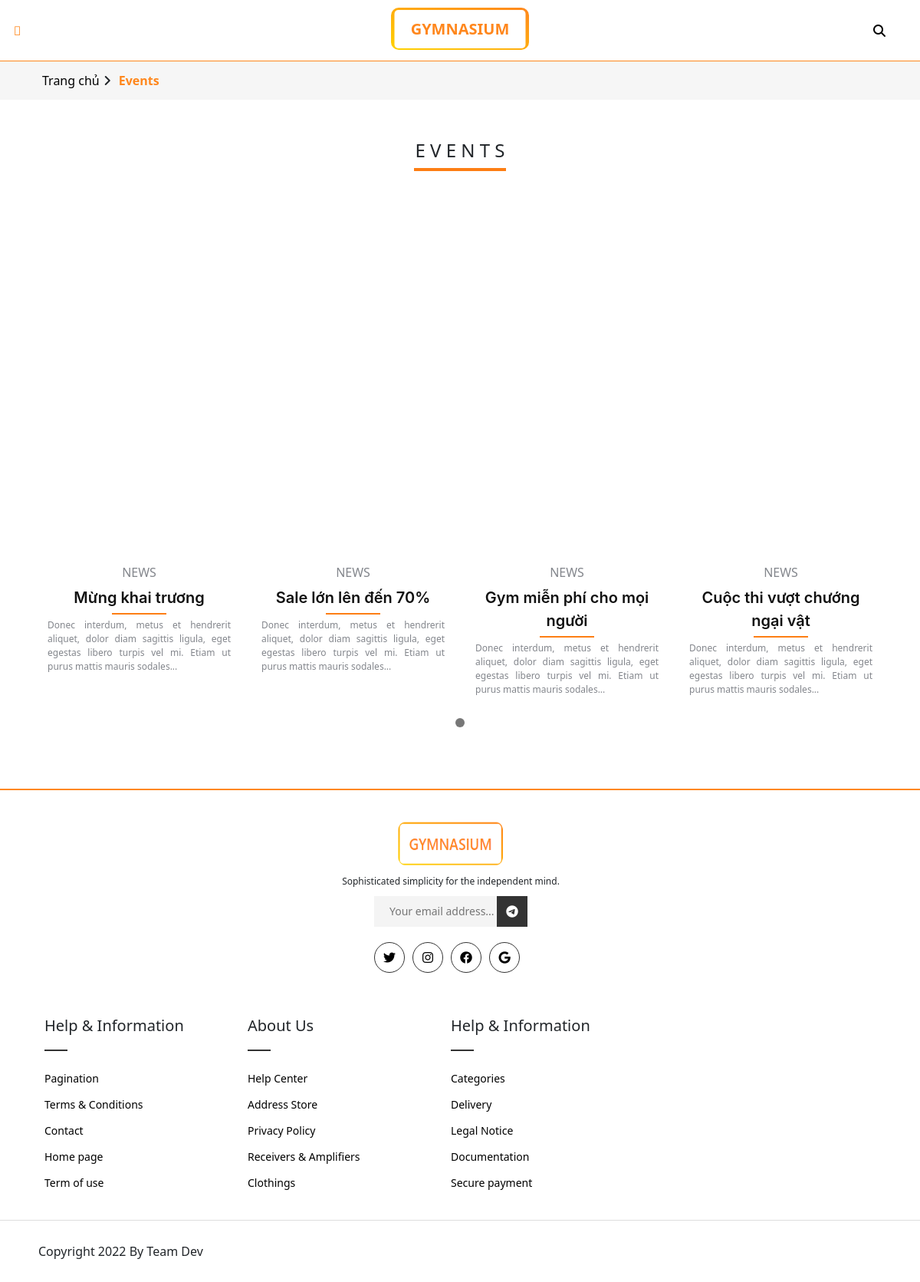
The app's page /events with its own data.
### tables this page shows
CREATE TABLE `event` (
  `ID` int(10) UNSIGNED NOT NULL,
  `TITLE` varchar(255) DEFAULT NULL,
  `IMAGE` text DEFAULT NULL,
  `CONTENT` text DEFAULT NULL,
  `TIMESTAMP` datetime DEFAULT NULL,
  `WRITER` varchar(50) DEFAULT NULL
);

### app/controllers/Events.class.php (called while the page is built, shortened)
<?php
    class Events extends Controller {
        private $eventModel;
        public function __construct()
        {
            $this->eventModel = $this->loadModel('Event');
        }
        public function index()
        {
            $this->render('components/eventpage', [
                "events" => $this->eventModel->getEventList(),
            ]);
        }
    }
?>

### app/libraries/Core.php (called while the page is built, shortened)
<?php
class Core
{
	protected $currentMethod = 'index';
	public function __construct()
	{
		$url = $this->getUrl();
		if (isset($url[0]) && file_exists('../app/controllers/' . ucwords($url[0]) . '.class.php')) {
			unset($url[0]);
		} else if (isset($url[0])) {
			$data = ['headTitle' => 'Not found', 'cssFile' => 'errors', "errorCode" => 404];
			die(require_once("../app/views/errors.php"));
		}
		$this->currentController = new $this->currentController;
		$this->params = $url ? array_values($url) : [];
		call_user_func_array([$this->currentController, $this->currentMethod], $this->params);
	}
	public function getUrl()
	{
		if (isset($_GET['url'])) {
			$url = rtrim($_GET['url'], '/');
			$url = filter_var($url, FILTER_SANITIZE_URL);
			$url = explode('/', $url);
			return $url;
		}
		return false;
	}
}

### app/require.php (called while the page is built, shortened)
<?php
	require_once 'libraries/Core.php';
	require_once 'libraries/Database.php';
	$init = new Core();

### public/index.php (called while the page is built, shortened)
<?php
require_once '../app/require.php';

### app/libraries/Database.php (called while the page is built, shortened)
<?php
	class Database {
		private $dbHost = DB_HOST;
		private $dbUser = DB_USER;
		private $dbPass = DB_PASS;
		private $dbName = DB_NAME;
		private $statement;
		private $dbHandler;
		public function __construct() {
			$conn = 'mysql:host=' . $this->dbHost . ';dbname=' . $this->dbName;
			$options = array(
				PDO::ATTR_PERSISTENT => true,
				PDO::ATTR_ERRMODE => PDO::ERRMODE_EXCEPTION
			);
			try {
				$this->dbHandler = new PDO($conn, $this->dbUser, $this->dbPass, $options);
			} catch (PDOException $e) {
				$this->error = $e->getMessage();
				echo $this->error;
			}
		}
		public function query($sql) {
			$this->statement = $this->dbHandler->prepare($sql);
		}
		public function execute() {
			return $this->statement->execute();
		}
		public function fetchAll() {
			$this->execute();
			return $this->statement->fetchAll(PDO::FETCH_OBJ);
		}
	}

### app/models/Event.php (called while the page is built, shortened)
<?php
class Event {
    private Database $db;
    public function __construct()
    {
        $this->db = new Database();
    }
    public function getEventList()
    {
        $this->db->query('SELECT * FROM event');
        $row = $this->db->fetchAll();
        return $row;
    }
}
?>

### app/views/components/eventpage.php (the view, shortened to what this page needs)
<div class="product-detail">
    <div class="headProduct d-flex align-items-center">
        <div class="head-container">
            <a href="<?php echo URL_ROOT ?>/">
                <button type="button">
                    Trang chủ
                </button>
            </a>
            <p>
                <i class="fas fa-angle-right"></i>
            </p>
            <p class="title">
                Events
            </p>
        </div>
    </div>
</div>
<div class="ourblog mt-5">E V E N T S</div>
<div class="horizontalline"></div>
<?php
    $i = 0;
    echo "<div class='container image-slider'>";
    while ($i<count($data['events'])) {
        $hreflink =  URL_ROOT . "/events/detail/".$data['events'][$i]->ID;
        $bgurl = $data['events'][$i]->IMAGE;
        $title = $data['events'][$i]->TITLE;
        echo "
        <div class='image-item'>
            <div class='image-grid__item'>
                <a href='$hreflink' class='grid-item'>
                <div class='grid-item__image' style='background-image: url($bgurl)'></div>
                <div class='grid-item__hover'></div>
                <div class='grid-item__name'>Read more</div>
                </a>
            </div>
            <h4 class='image-title'>NEWS</h4>
            <div class='image-description'>
                $title
            </div>
            <div class='image-hr'></div>
            <div class='image-detail'>
                Donec interdum, metus et hendrerit aliquet, dolor diam sagittis ligula, eget egestas libero turpis vel mi. Etiam ut purus mattis mauris sodales...
            </div>
        </div>
        ";
        $i++;
    }
    echo "</div>"
?>

### public/css/app.style.css (style rules this page uses)
* { box-sizing: border-box; padding: 0; margin: 0; }
.image-slider { margin: auto; margin-bottom: 100px; }
.image-item { display: flex; flex-direction: column; padding: 20px; border-radius: 10px; text-align: center; }
.image-title { font-size: 16px; font-weight: 300; text-align: center; color: #83868c; }
.image-hr { background-color: #fd7e14; padding: 1px; width: 30%; margin: 5px auto; }
.image-description { font-size: 20px; color: #111111; font-weight: 600; font-family: -apple-system, BlinkMacSystemFont, 'Segoe UI', Roboto, Oxygen, Ubuntu, Cantarell, 'Open Sans', 'Helvetica Neue', sans-serif; text-align:center; transition: all .3s ease; }
.image-detail { font-size: 12px; font-weight: 400; color: #83868c; text-align: justify; }
.ourblog { font-size: 24px; font-weight: 500; text-align: center; }
.horizontalline { border: 2px solid #fd7e14; width: 120px; margin: 5px auto 30px auto; }
.image-grid__item { width: 100%; display: flex; flex-direction: column; flex-grow: 0; flex-shrink: 0; flex-basis: 360px; align-items: stretch; justify-content: center; position: relative; height: 450px; margin-right: 14px; margin-bottom: 14px; transition: transform 0.14s ease-in, text-shadow 0.1s ease-in; }
.image-grid__item:before { content: ""; visibility: hidden; position: absolute; top: 0; left: 0; right: 0; bottom: 0; background: none; box-shadow: 0 10px 24px 0px rgba(0, 0, 0, 0.06), 0 8px 20px -2px rgba(0, 0, 0, 0.1), 0 6px 10px -6px rgba(0, 0, 0, 0.2); transition: visibility 0.1s ease-out, opacity 0.1s ease-out; opacity: 0; }
.grid-item { display: flex; position: relative; flex-direction: column; flex-grow: 1; flex-shrink: 1; align-items: stretch; justify-content: center; text-decoration: none; color: #eeeeee; overflow: hidden; }
.grid-item__image { width: 100%; position: absolute; top: 0; left: 0; right: 0; bottom: 0; background-size: cover; background-position: center center; transform: scale(1); will-change: transform; transition: transform 0.35s cubic-bezier(0.25, 0.46, 0.45, 0.94); z-index: 0; border-radius: 10px; }
.product-detail { width: 100%; }
.product-detail .headProduct { background-color: #f6f6f6; width: 100%; margin-bottom: 30px; }
.product-detail .headProduct .head-container { width: 100%; display: flex; align-items: center; padding: 0px 55px; }
.product-detail .headProduct .head-container button { border: none; outline: none; background-color: transparent; transition: all 0.4s; }
.product-detail .headProduct p { height: 50px; margin: 0px 5px; display: flex; align-items: center; }
.product-detail .headProduct p.title { color: #ff871d; font-weight: 600; }

### public/css/global.style.css (style rules this page uses)
html, body { margin: 0; color: OOO; }

### public/css/grid.style.css (style rules this page uses)
p { font-weight: normal; line-height: inherit; }
p+p { margin-top: 10px; }

### records on screen
event: TITLE "Mừng khai trương"
event: TITLE "Sale lớn lên đến 70%"
event: TITLE "Gym miễn phí cho mọi người"
event: TITLE "Cuộc thi vượt chướng ngại vật"
